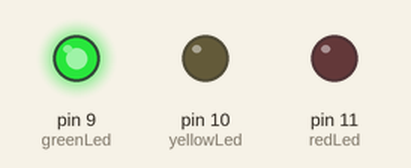
Bench run of a sketch on a simulated Arduino Uno, built with avr-gcc and run on an emulated ATmega328P. Shown: output pins drawn as LEDs (lit = HIGH).

Above: at 2.5 s.
At 6.0 s:
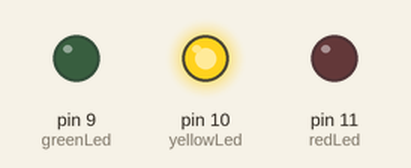
At 9.5 s:
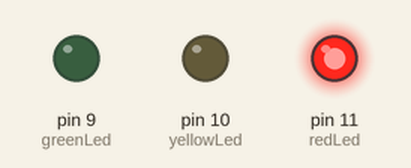
Timing chart, 0 to 15.6 s (numbered marks = the images above):
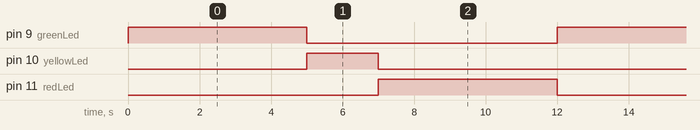

Measured:
- by itself, pin 9 (greenLed), pin 11 (redLed): alternates HIGH for 5.0 s and LOW for 7.0 s
- by itself, pin 10 (yellowLed): alternates HIGH for 2.0 s and LOW for 10.0 s
- by itself, everything shown: repeats every 12.0 s, in 4 steps

The sketch:

sketch.ino
```cpp
const int redLed = 11;
const int yellowLed = 10;
const int greenLed = 9;

void setup() {
  // put your setup code here, to run once:
  pinMode(11, OUTPUT);
  pinMode(10, OUTPUT);
  pinMode(9, OUTPUT);

}

void loop() {
  // green light for 5 seconds
  digitalWrite(greenLed, HIGH);
  delay(5000);
  digitalWrite(greenLed, LOW);

  //yellow for 2 seconds
  digitalWrite(yellowLed, HIGH);
  delay(2000);
  digitalWrite(yellowLed, LOW);

  //red light for 5 seconds
  digitalWrite(redLed, HIGH);
  delay(5000);
  digitalWrite(redLed, LOW);


}
```
